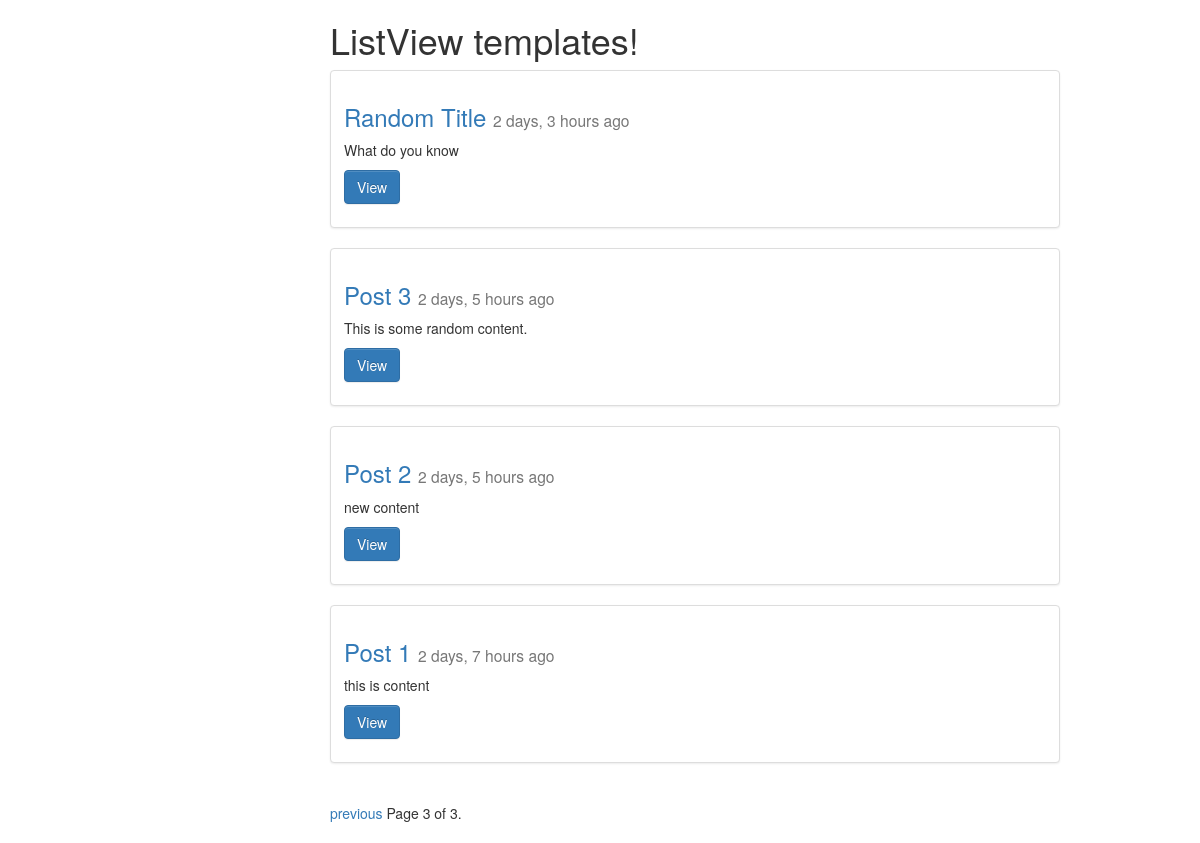
Page /posts/?page=3 on the earlier database version.
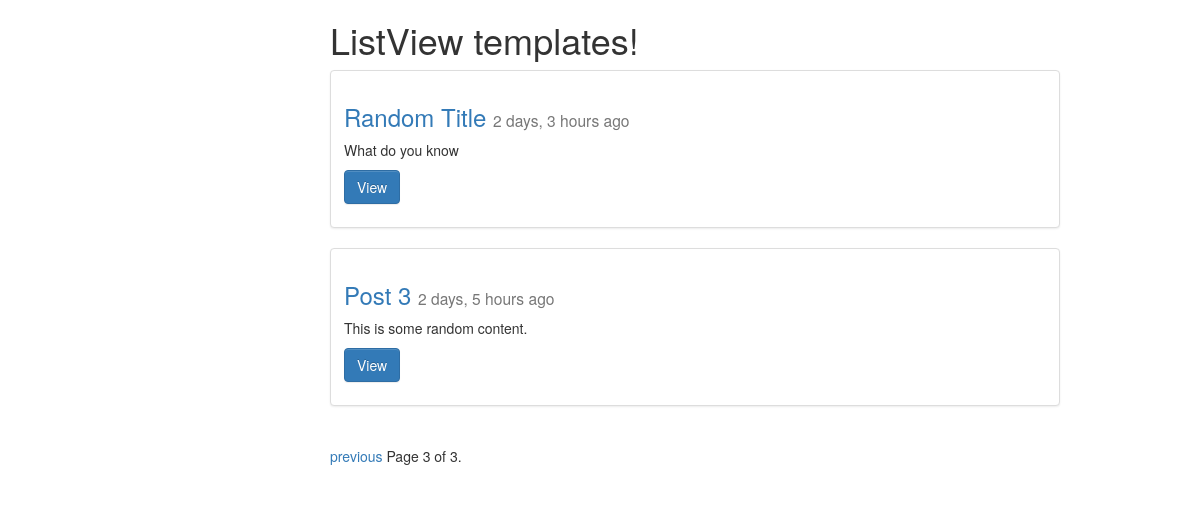
Same page on the later database version.
### posts/models.py (models this page shows, shortened)
class Post(models.Model):
    title=models.CharField(max_length=120)
    image=models.FileField(null=True,blank=True)
    content=models.TextField()
    updated=models.DateTimeField(auto_now=True,auto_now_add=False)
    timestamp=models.DateTimeField(auto_now=False,auto_now_add=True)
    def get_absolute_url(self):
        return reverse("posts:detail",kwargs={"id":self.id})
    class Meta:
        ordering=["-timestamp","-updated"]

### posts/views.py (the view)
def posts_list(request):
    title="ListView"
    queryset_list=Post.objects.all().order_by("-timestamp")
    paginator=Paginator(queryset_list,5)
    page_request_var="page"
    page=request.GET.get(page_request_var)
    try:
        queryset=paginator.page(page)
    except PageNotAnInteger:
        queryset=paginator.page(1)
    except EmptyPage:
        queryset=paginator.page(paginator.num_pages)
    context = {
        'object_list':queryset,
        'title':title,
        'page_request_var':page_request_var,
    }
    return render(request, 'posts_list.html', context)

### templates/posts_list.html (shortened to what this page needs)
{% extends 'base.html' %}
{% block content %}
    <div class="col-sm-8 col-sm-offset-3">
        <h1>{{ title }} templates!</h1>
        {% for obj in object_list %}
            <div class="row">
                <div class="col-sm-12">
                    <div class="thumbnail">
                        <div class="caption">
                            <h3><a href="{% url 'posts:detail' id=obj.id %}">{{ obj.title }}</a> <small> {{ obj.timestamp|timesince }} ago </small> </h3>
                            <p> {{ obj.content|linebreaks|truncatechars:100 }} </p>
                            <p> <a href="{{ obj.get_absolute_url }}" class="btn btn-primary" role="button"> View  </a></p>
                        </div>
                    </div>
                </div>
            </div>
        {% endfor %}
        <div class="pagination">
            <span class="step-links">
                {% if object_list.has_previous %}
                    <a href="?{{ page_request_var }}={{ object_list.previous_page_number }}"> previous </a>
                {% endif %}
                <span class="current">
                    Page {{ object_list.number }} of {{ object_list.paginator.num_pages }}.
                </span>
            </span>
        </div>
    </div>
{% endblock content %}

### templates/base.html (shortened to what this page needs)
{% load staticfiles %}
<!DOCTYPE html>
<html lang="en">
<head>
    <link rel="stylesheet" href="{% static 'css/bootstrap.min.css' %}">
    <link rel="stylesheet" href="{% static 'css/bootstrap-theme.min.css' %}">
    <link rel="stylesheet" href="{% static 'css/bootstrap.css' %}">
</head>
<body>
    <div class="container">
        {% block content %}
        {% endblock content %}
    </div>
</body>
</html>

Differences in the rows shown:
removed Post: title "Post 2", timestamp "2 days, 5 hours", content "new content"
removed Post: title "Post 1", timestamp "2 days, 7 hours", content "this is content"
